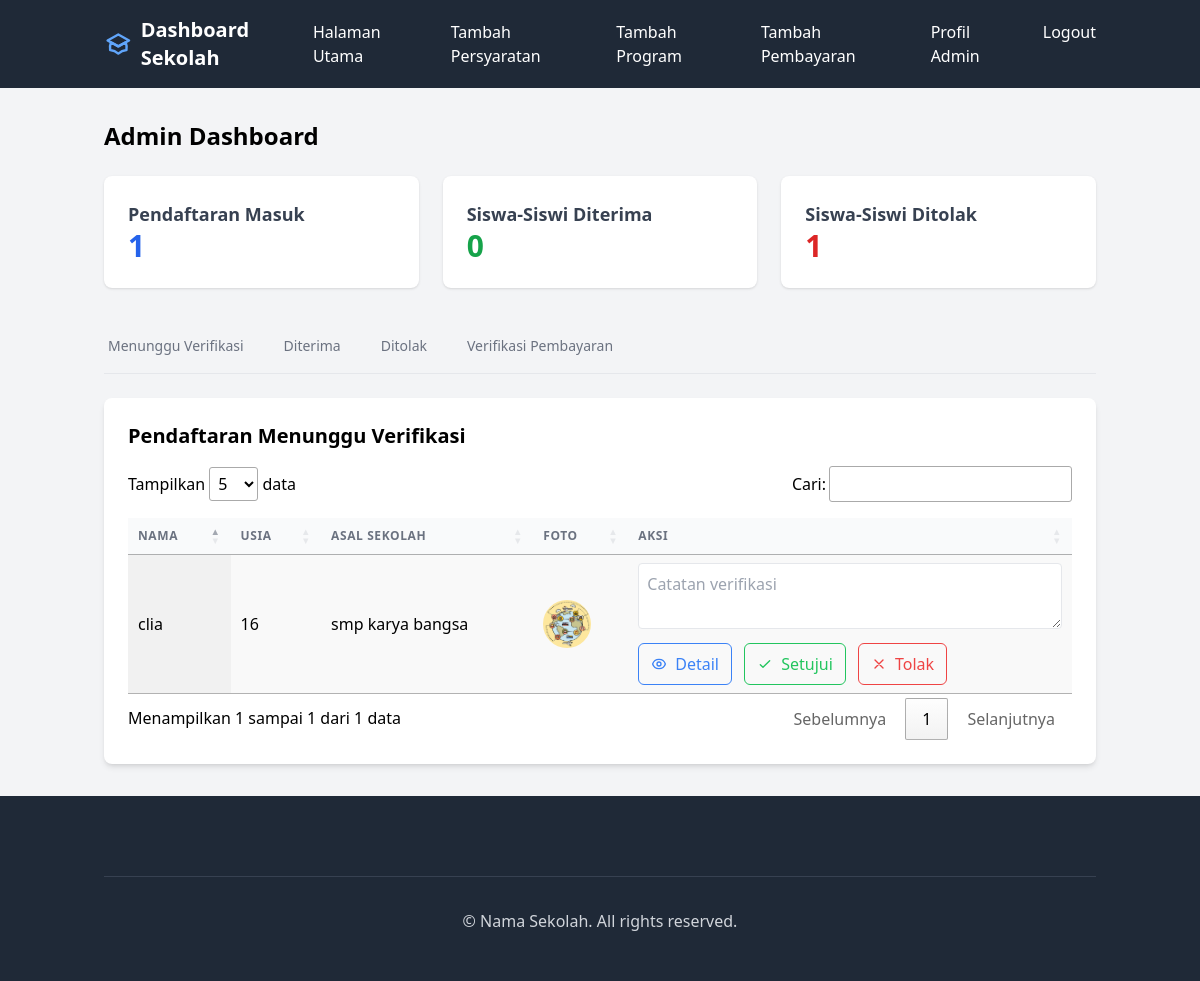
Before: /admin/admin/dashboard (signed in) with the older database file.
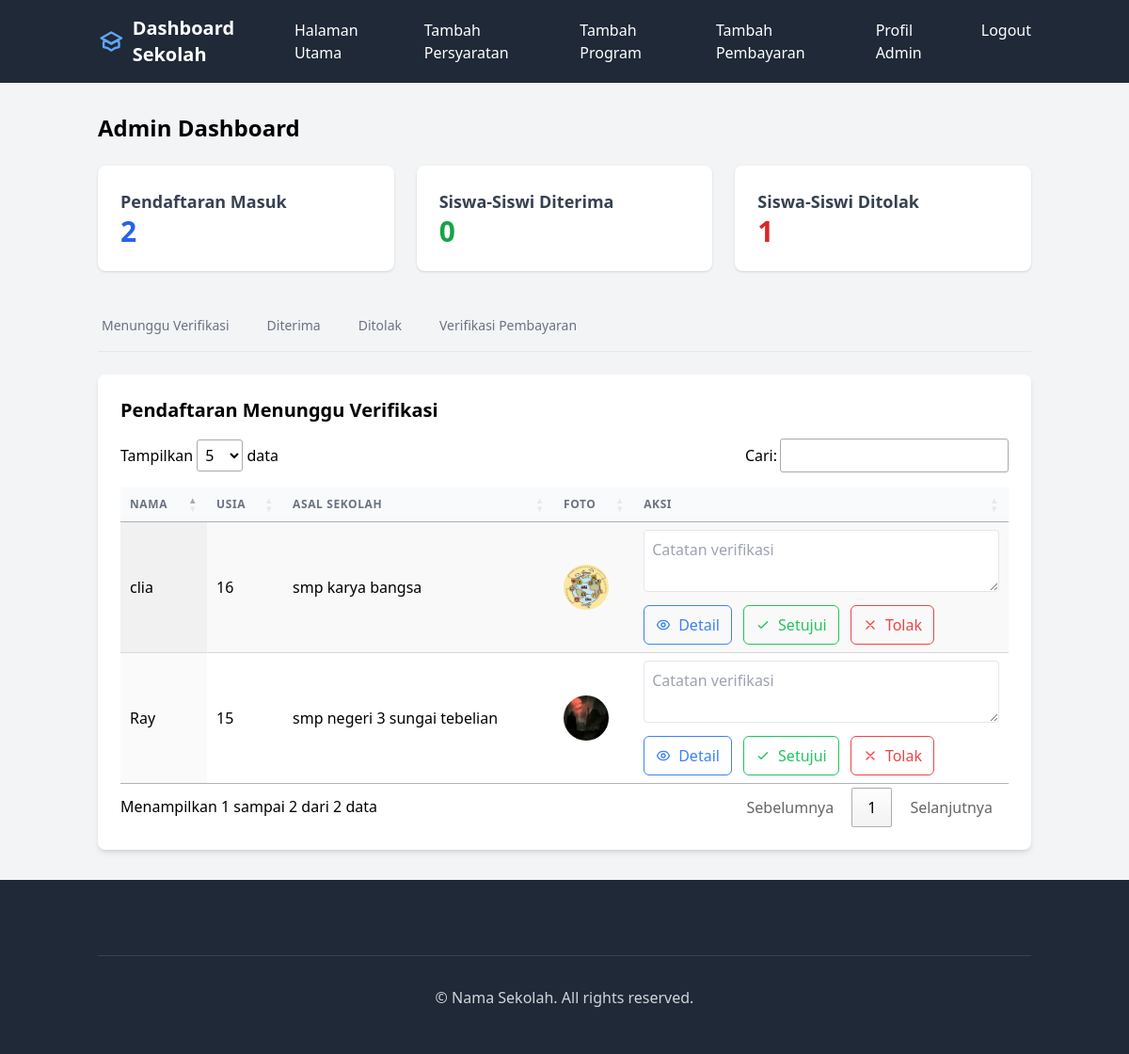
After: the same page with the newer database file.
### app/models.py (models this page shows, shortened)
class Form(db.Model):
    id = db.Column(db.Integer, primary_key=True)
    user_id = db.Column(db.Integer, db.ForeignKey('user.id'), nullable=False)
    student_name = db.Column(db.String(100), nullable=False)
    student_age = db.Column(db.Integer, nullable=False)
    student_email = db.Column(db.String(120), nullable=False)
    school_name = db.Column(db.String(100), nullable=False)
    image_path = db.Column(db.String(255), nullable=False)
    document_path = db.Column(db.String(255), nullable=False)
    status = db.Column(db.String(20), nullable=False, default='pending')
    verified_by = db.Column(db.Integer, db.ForeignKey('user.id'), nullable=True)
    verification_date = db.Column(db.DateTime, nullable=True)
    verification_note = db.Column(db.Text, nullable=True)
    is_verified = db.Column(db.Boolean, default=False)
    timestamp = db.Column(db.DateTime, default=datetime.utcnow)
    payment_status = db.Column(db.String(20), default='pending', nullable=False)
    payment_proof = db.Column(db.String(255), nullable=True)
    payment_uploaded_at = db.Column(db.DateTime, default=datetime.utcnow)
    payment_verified_at = db.Column(db.DateTime, nullable=True)
    payment_verified_by = db.Column(db.Integer, db.ForeignKey('user.id'), nullable=True)
    payment_note = db.Column(db.Text, nullable=True)
    payment_verifier = db.relationship('User',
        foreign_keys=[payment_verified_by],
        backref='verified_payments'
    )

### app/routes/admin.py (the view)
@admin_bp.route('admin/dashboard')
@login_required
@admin_required
def dashboard():
    pending_forms = Form.query.filter_by(status='pending').all()
    approved_forms = Form.query.filter_by(status='approved').order_by(Form.verification_date.desc()).all()
    rejected_forms = Form.query.filter_by(status='rejected').order_by(Form.verification_date.desc()).all()
    pending_payments = Form.query.filter_by(payment_status='pending_verification').all()
    verified_payments = Form.query.filter_by(payment_status='verified').all()
    rejected_payments = Form.query.filter_by(payment_status='rejected').all()
    pending_count = len(pending_forms)
    approved_count = len(approved_forms)
    rejected_count = len(rejected_forms)
    return render_template('parts/admindashboard.html',
                         pending_forms=pending_forms,
                         approved_forms=approved_forms,
                         rejected_forms=rejected_forms,
                         pending_payments=pending_payments,
                         verified_payments=verified_payments,
                         rejected_payments=rejected_payments,
                         pending_count=pending_count,
                         approved_count=approved_count,
                         rejected_count=rejected_count)

### app/routes/admin.py (called while the page is built)
def admin_required(f):
    @wraps(f)
    def decorated_function(*args, **kwargs):
        if not current_user.is_authenticated or current_user.role != UserRole.ADMIN.value:
            flash('Anda tidak memiliki akses ke halaman ini.', 'error')
            return redirect(url_for('index_bp.index'))
        return f(*args, **kwargs)
    return decorated_function

### app/templates/parts/admindashboard.html (shortened to what this page needs)
{% extends "adminbase.html" %}
{% block content %}
<div class="container mx-auto px-4 py-8">
    <h1 class="text-2xl font-bold mb-6">Admin Dashboard</h1>
    <div class="grid grid-cols-1 md:grid-cols-3 gap-6 mb-8">
        <div class="bg-white rounded-lg shadow p-6">
            <h3 class="text-lg font-semibold text-gray-700">Pendaftaran Masuk</h3>
            <p class="text-3xl font-bold text-blue-600">{{ pending_count }}</p>
        </div>
        <div class="bg-white rounded-lg shadow p-6">
            <h3 class="text-lg font-semibold text-gray-700">Siswa-Siswi Diterima</h3>
            <p class="text-3xl font-bold text-green-600">{{ approved_count }}</p>
        </div>
        <div class="bg-white rounded-lg shadow p-6">
            <h3 class="text-lg font-semibold text-gray-700">Siswa-Siswi Ditolak</h3>
            <p class="text-3xl font-bold text-red-600">{{ rejected_count }}</p>
        </div>
    </div>
    <div class="mb-6">
        <div class="border-b border-gray-200">
            <nav class="-mb-px flex space-x-8" aria-label="Tabs">
                <button onclick="showTab('pending')"
                        class="tab-button border-b-2 border-transparent px-1 py-4 text-sm font-medium text-gray-500 hover:border-gray-300 hover:text-gray-700">
                    Menunggu Verifikasi
                </button>
                <button onclick="showTab('approved')"
                        class="tab-button border-b-2 border-transparent px-1 py-4 text-sm font-medium text-gray-500 hover:border-gray-300 hover:text-gray-700">
                    Diterima
                </button>
                <button onclick="showTab('rejected')"
                        class="tab-button border-b-2 border-transparent px-1 py-4 text-sm font-medium text-gray-500 hover:border-gray-300 hover:text-gray-700">
                    Ditolak
                </button>
                <button onclick="showTab('payment')"
                        class="tab-button border-b-2 border-transparent px-1 py-4 text-sm font-medium text-gray-500 hover:border-gray-300 hover:text-gray-700">
                    Verifikasi Pembayaran
                </button>
            </nav>
        </div>
    </div>
    <div id="pending-tab" class="tab-content bg-white shadow-md rounded-lg p-6">
        <h2 class="text-xl font-semibold mb-4">Pendaftaran Menunggu Verifikasi</h2>
        {% if pending_forms %}
        <div class="overflow-x-auto">
            <table id="pendingTable" class="min-w-full table-auto display">
                <thead class="bg-gray-50">
                    <tr>
                        <th class="px-6 py-3 text-left text-xs font-medium text-gray-500 uppercase tracking-wider">Nama</th>
                        <th class="px-6 py-3 text-left text-xs font-medium text-gray-500 uppercase tracking-wider">Usia</th>
                        <th class="px-6 py-3 text-left text-xs font-medium text-gray-500 uppercase tracking-wider">Asal Sekolah</th>
                        <th class="px-6 py-3 text-left text-xs font-medium text-gray-500 uppercase tracking-wider">Foto</th>
                        <th class="px-6 py-3 text-left text-xs font-medium text-gray-500 uppercase tracking-wider">Aksi</th>
                    </tr>
                </thead>
                <tbody class="bg-white divide-y divide-gray-200">
                    {% for form in pending_forms %}
                    <tr>
                        <td class="px-6 py-4">{{ form.student_name }}</td>
                        <td class="px-6 py-4">{{ form.student_age }}</td>
                        <td class="px-6 py-4">{{ form.school_name }}</td>
                        <td class="px-6 py-4">
                            <img src="{{ url_for('static', filename='uploads/student_images/' + form.image_path) }}"
                                 alt="Student photo"
                                 class="h-12 w-12 rounded-full object-cover">
                        </td>
                        <td class="px-6 py-4">
                            <form action="{{ url_for('admin_bp.verify_form', form_id=form.id) }}" method="POST" class="space-y-2">
                                <textarea name="note" class="w-full p-2 border rounded" placeholder="Catatan verifikasi"></textarea>
                               <div class="space-x-2">
                                    <a href="{{ url_for('admin_bp.student_detail', form_id=form.id) }}"
                                class="inline-flex items-center px-3 py-2 border border-blue-500 text-blue-500 rounded-md hover:bg-blue-500 hover:text-white transition-colors">
                                    Detail
                                </a>
                                <button type="submit" name="action" value="approve"
                                        class="inline-flex items-center px-3 py-2 border border-green-500 text-green-500 rounded-md hover:bg-green-500 hover:text-white transition-colors">
                                    <svg class="w-4 h-4 mr-2" fill="none" stroke="currentColor" viewBox="0 0 24 24">
                                        <path stroke-linecap="round" stroke-linejoin="round" stroke-width="2" d="M5 13l4 4L19 7"/>
                                    </svg>
                                    Setujui
                                </button>
                                <button type="submit" name="action" value="reject"
                                        class="inline-flex items-center px-3 py-2 border border-red-500 text-red-500 rounded-md hover:bg-red-500 hover:text-white transition-colors">
                                    <svg class="w-4 h-4 mr-2" fill="none" stroke="currentColor" viewBox="0 0 24 24">
                                        <path stroke-linecap="round" stroke-linejoin="round" stroke-width="2" d="M6 18L18 6M6 6l12 12"/>
                                    </svg>
                                    Tolak
                                </button>
                                                                </div>
                            </form>
                        </td>
                    </tr>
                    {% endfor %}
                </tbody>
            </table>
        </div>
        {% else %}
        <p class="text-gray-500 text-center">Tidak ada pendaftaran yang menunggu verifikasi.</p>
        {% endif %}
    </div>
</div>
{% endblock %}

### app/templates/adminbase.html (shortened to what this page needs)
<!DOCTYPE html>
<html lang="en">
<head>
    <script src="https://cdn.tailwindcss.com"></script>
    <link rel="stylesheet" type="text/css" href="https://cdn.datatables.net/1.11.5/css/jquery.dataTables.css">
    <link rel="stylesheet" type="text/css" href="https://cdn.datatables.net/responsive/2.2.9/css/responsive.dataTables.min.css">
</head>
<body class="bg-gray-100">
    <nav class="bg-gray-800 text-white">
        <div class="container mx-auto px-4">
            <div class="flex justify-between items-center py-4">
                <div class="flex items-center space-x-2">
                    <a class="text-xl font-bold">Dashboard Sekolah</a>
                </div>
                <div class="hidden md:flex space-x-8">
                    <a href="{{ url_for('index_bp.index') }}" class="hover:text-blue-400 transition-colors">Halaman Utama</a>
                    <a href="#" class="hover:text-blue-400 transition-colors"> Tambah Persyaratan</a>
                    <a href="#" class="hover:text-blue-400 transition-colors"> Tambah Program</a>
                    <a href="#" class="hover:text-blue-400 transition-colors">Tambah Pembayaran</a>
                    {% if current_user.is_authenticated %}
                        <a href="#" class="hover:text-blue-400 transition-colors">Profil Admin</a>
                        <a href="{{ url_for('auth_bp.login') }}" class="hover:text-blue-400 transition-colors">Logout</a>
                    {% else %}
                        <a href="{{ url_for('auth_bp.login') }}" class="hover:text-blue-400 transition-colors">Login</a>
                    {% endif %}
                </div>
            </div>
        </div>
    </nav>
    {% block content %}{% endblock %}
    <footer class="bg-gray-800 text-gray-300">
        <div class="container mx-auto px-4 py-12">
            <div class="border-t border-gray-700 mt-8 pt-8 text-center">
                <p>&copy; Nama Sekolah. All rights reserved.</p>
            </div>
        </div>
    </footer>
</body>
</html>

### app/templates/adminbase.html (style rules this page uses)
table.dataTable thead th { @apply px-6 py-3 text-left text-xs font-medium text-gray-500 uppercase tracking-wider bg-gray-50; }
table.dataTable tbody td { @apply px-6 py-4 whitespace-nowrap; }

Changed rows visible on the page:
added Form: student_name "Ray", student_age "15", school_name "smp negeri 3 sungai tebelian", image_path (picture)
Other visible differences:
{{ pending_count }}: "1" → "2"
text written by a page script: "Tampilkan data Cari: Menampilkan 1 sampai 1 dari 1 data Sebelumnya 1 Selanjutnya" → "Tampilkan data Cari: Menampilkan 1 sampai 2 dari 2 data Sebelumnya 1 Selanjutnya"
